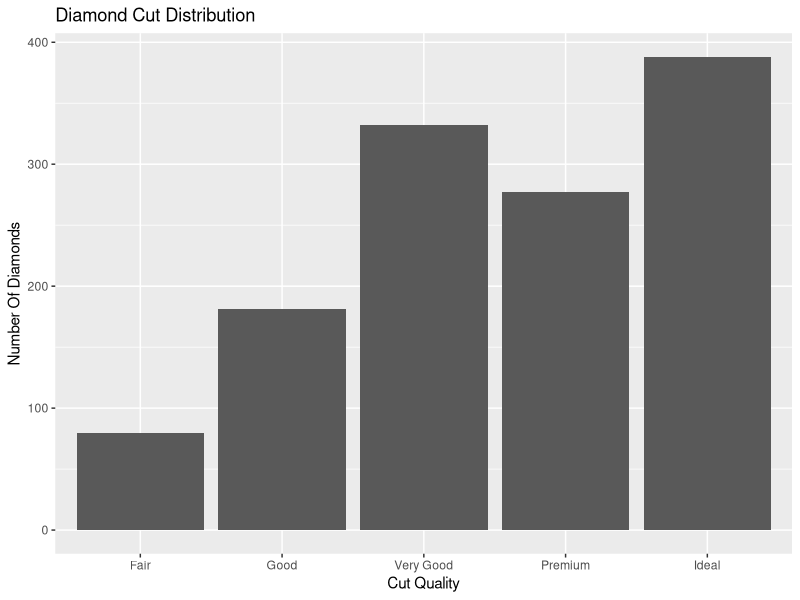
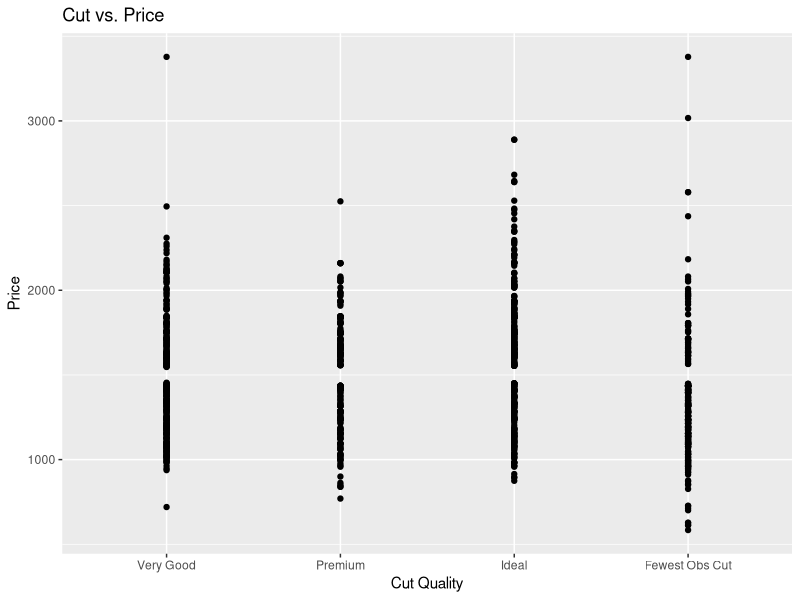
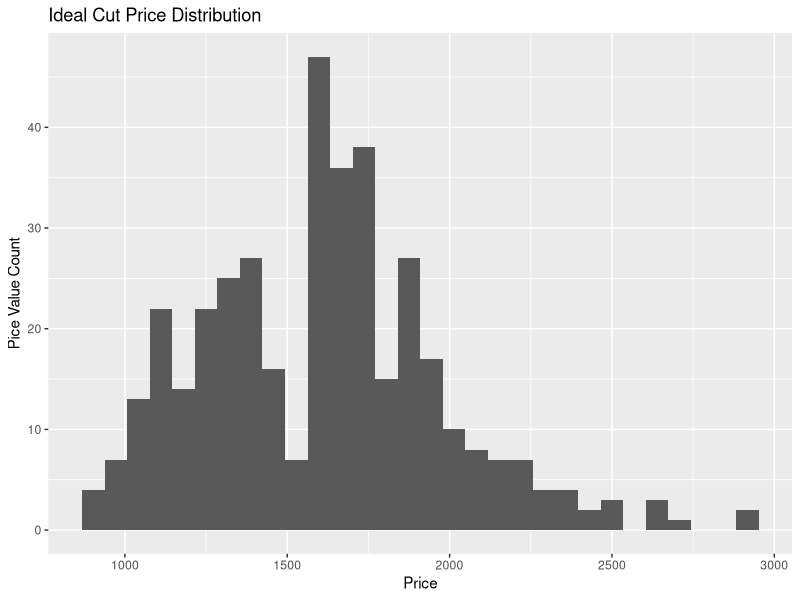
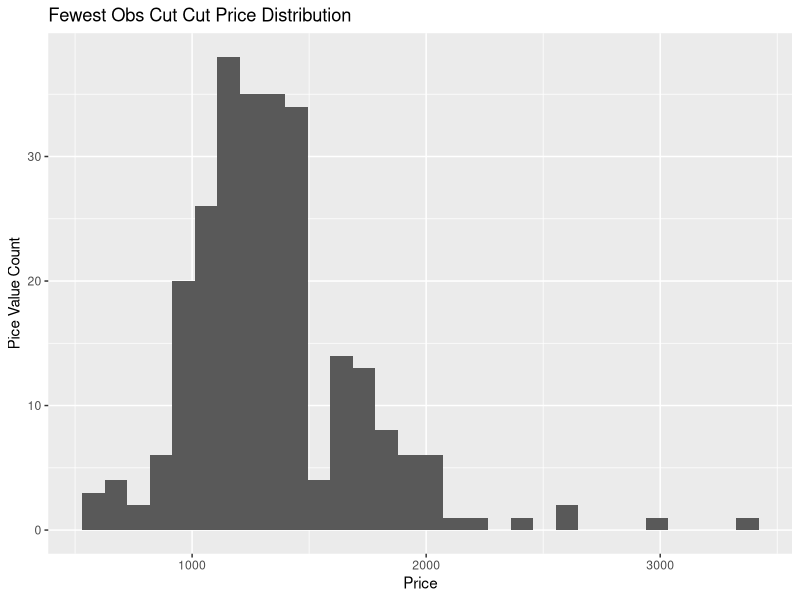
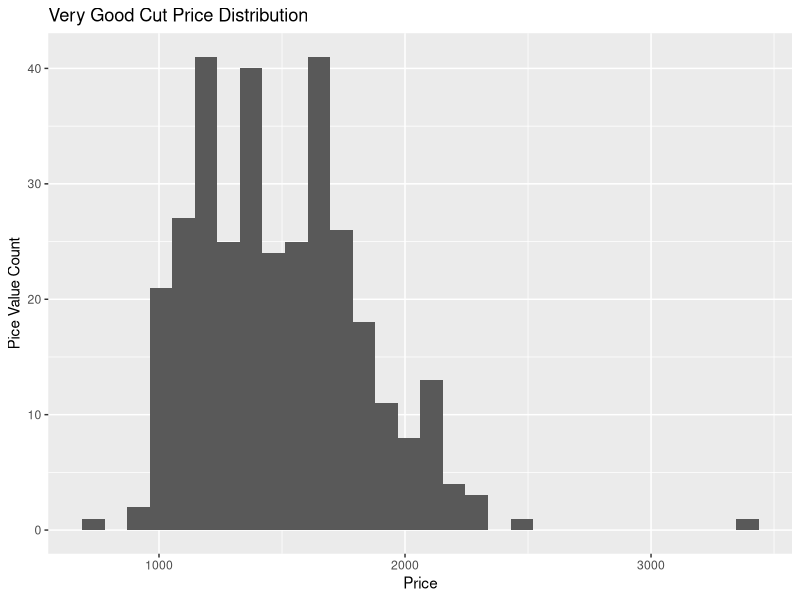
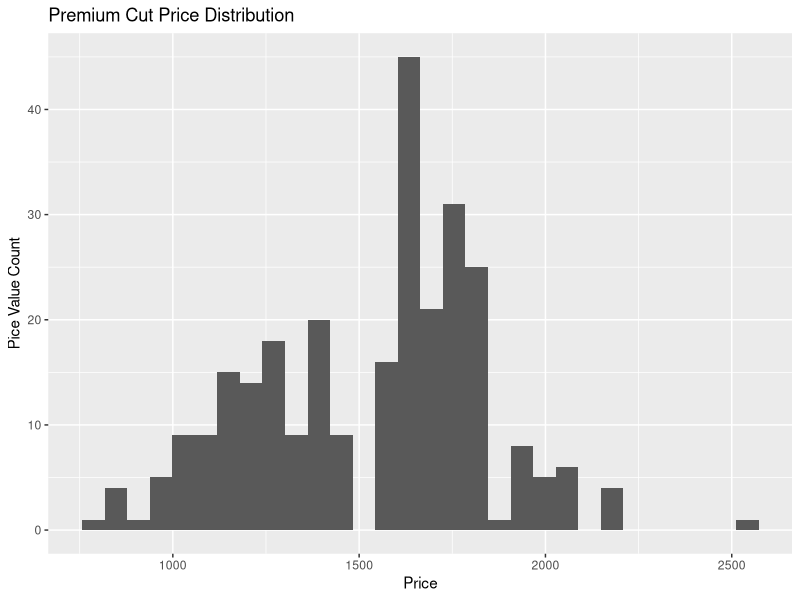
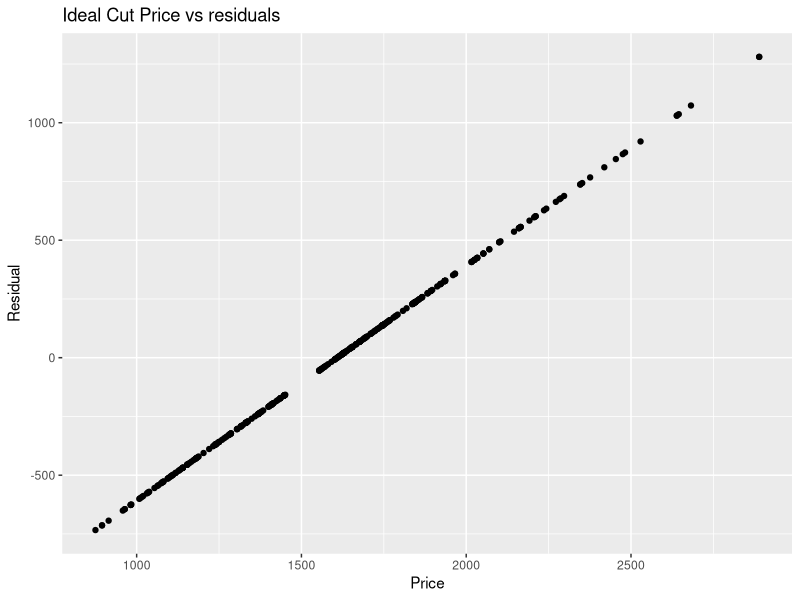
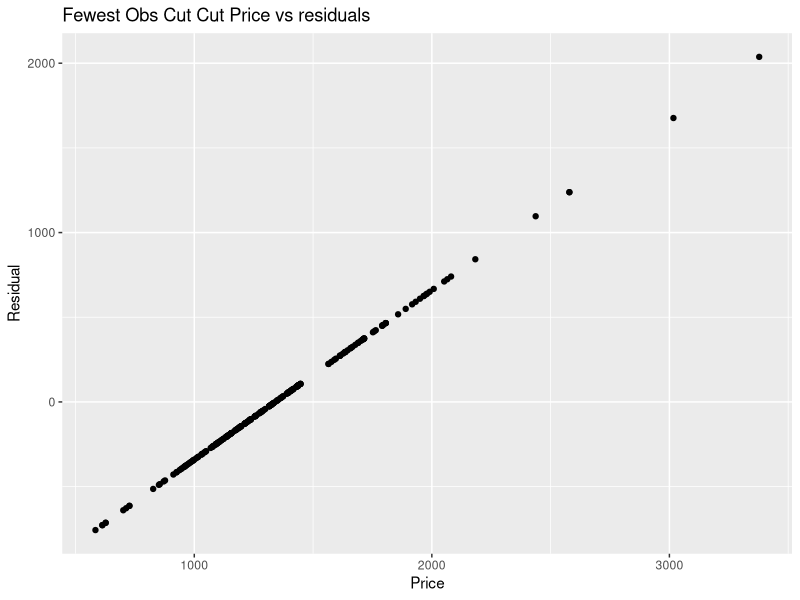

The R source for these figures, in order:
## ---- chunk 1
knitr::opts_chunk$set(echo = TRUE)
## ---- chunk 2
library(tidyverse)
library(knitr)
library(broom)
## ---- chunk 3
diamondData <- diamonds %>% 
  filter(carat == 0.5)
glimpse(diamondData)
## ---- chunk 4
ggplot(data = diamondData, aes(x =cut)) +
  geom_histogram(stat = "count") +
  labs(x ="Cut Quality",
       y = "Number Of Diamonds", 
       title = "Diamond Cut Distribution")
## ---- chunk 5
combinedData <- diamondData %>%
  mutate(cut = fct_lump_n(cut, n=3,  other_level = "Fewest Obs Cut",))
glimpse(combinedData)
## ---- chunk 6
ggplot(combinedData, aes(x =cut, y= price)) +
  geom_point() + 
  labs(x="Cut Quality",
       y="Price", 
       title="Cut vs. Price")
## ---- chunk 7
combinedData %>%
  group_by(cut) %>%
  summarise(mean = mean(price),sd = sd(price), obsvationCount = n())
## ---- chunk 8
for (i in unique(combinedData$cut)){
  plot<- ggplot(combinedData %>% filter(cut == i), aes(x = price)) +
  geom_histogram() +
  labs(x = "Price", 
       y = "Pice Value Count", 
       title = paste(i,"Cut Price Distribution"))
  print(plot)
}
## ---- chunk 9
reg_model <- lm(price ~ cut, data = combinedData)
  tidy(reg_model) %>% # output model
  kable(digits = 3) # format model output
combinedData<- combinedData %>%
  mutate(resid = residuals(reg_model))

for (i in unique(combinedData$cut)){
  plot<- ggplot(combinedData %>% filter(cut == i), aes(x = price, y=resid)) +
  geom_point() +
  labs(x = "Price", 
       y = "Residual", 
       title = paste(i,"Cut Price vs residuals"))
  print(plot)
}
## ---- chunk 10
reg_model <- lm(price ~ cut, data = combinedData)
kable(anova(reg_model),digits = 3) # format model output
## ---- chunk 11
tidy(reg_model)
